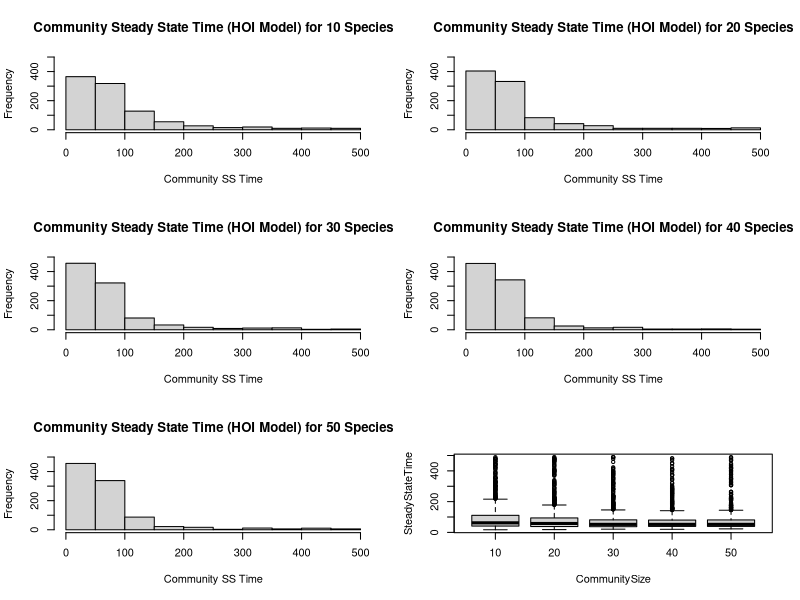
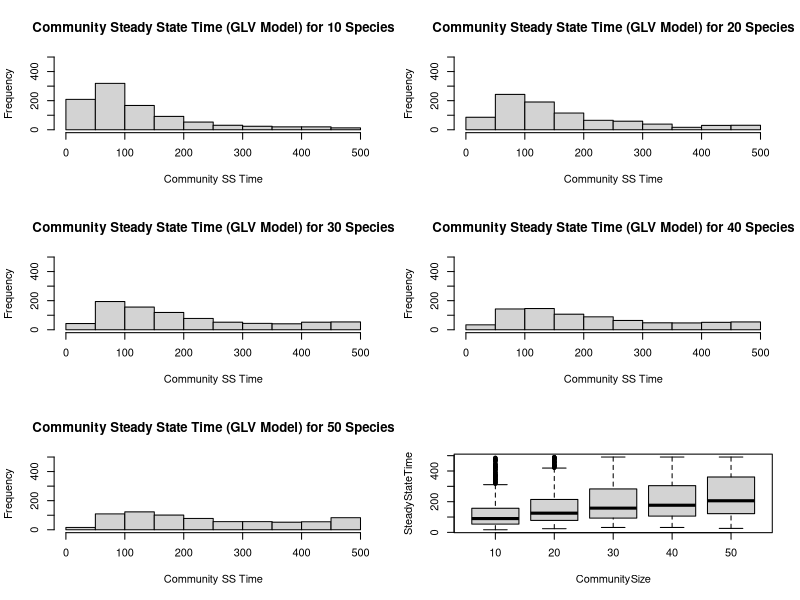

Write R code to recreate these figures, in order.
HOI_SS10 = read.csv('HOI_SS10.csv')
HOI_SS20 = read.csv('HOI_SS20.csv')
HOI_SS30 = read.csv('HOI_SS30.csv')
HOI_SS40 = read.csv('HOI_SS40.csv')
HOI_SS50 = read.csv('HOI_SS50.csv')

HOI_list = list(HOI_SS10,HOI_SS20,HOI_SS30,HOI_SS40,HOI_SS50)

CommunitySteadyStateDF <- data.frame()
#The order of HOI matrices stored in the list
HOI_i <- 10

#Loop through HOI_SS10, HOI_SS20...
for (HOI in HOI_list) {
  numOfEntries = nrow(HOI)
  #CommunitySteadyStateTime to store the time when the whole community has reached steady state
  CommunitySteadyStateTime <- matrix(nrow = numOfEntries, ncol = 2)
  colnames(CommunitySteadyStateTime) <- c('CommunitySize', 'SteadyStateTime')
  for (i in 1:numOfEntries) {
    #If there is NA in a particular row, this community combination did not reach SS within integration time. Move to next row
    if (!any(is.na(HOI[i,]))) {
      CommunitySteadyStateTime[i,1] <- HOI_i
      CommunitySteadyStateTime[i,2] <- max(HOI[i,2:ncol(HOI)])
    }
    else{
      CommunitySteadyStateTime[i,1] <- HOI_i
      CommunitySteadyStateTime[i,2] <- NA
    }
  }
  #Finished looping through an HOI matrix, store the CommunitySteadyStateTime vector to a list
  CommunitySteadyStateDF <-  rbind(CommunitySteadyStateDF,as.data.frame(CommunitySteadyStateTime))
  HOI_i <- HOI_i+10
}


#plot
par(mfrow = c(3,2))
#plot histogram for Community Steady State time for each of the community size 
hist(CommunitySteadyStateDF[CommunitySteadyStateDF$CommunitySize == 10,2], main = 'Community Steady State Time (HOI Model) for 10 Species', xlab = 'Community SS Time', ylim = c(0,500))
hist(CommunitySteadyStateDF[CommunitySteadyStateDF$CommunitySize == 20,2], main = 'Community Steady State Time (HOI Model) for 20 Species', xlab = 'Community SS Time', ylim = c(0,500))
hist(CommunitySteadyStateDF[CommunitySteadyStateDF$CommunitySize == 30,2], main = 'Community Steady State Time (HOI Model) for 30 Species', xlab = 'Community SS Time', ylim = c(0,500))
hist(CommunitySteadyStateDF[CommunitySteadyStateDF$CommunitySize == 40,2], main = 'Community Steady State Time (HOI Model) for 40 Species', xlab = 'Community SS Time', ylim = c(0,500))
hist(CommunitySteadyStateDF[CommunitySteadyStateDF$CommunitySize == 50,2], main = 'Community Steady State Time (HOI Model) for 50 Species', xlab = 'Community SS Time', ylim = c(0,500))
#plot boxplotboxplot(SteadyStateTime~CommunitySize ,data = CommunitySteadyStateDF)
boxplot(SteadyStateTime~CommunitySize ,data = CommunitySteadyStateDF)


##################################################################################
#Repeate exact process above one over on simulation data using original GLV model
##################################################################################
#Changing only data source. Variable names are not refactored
HOI_SS10 = read.csv('GLV_SS10.csv')
HOI_SS20 = read.csv('GLV_SS20.csv')
HOI_SS30 = read.csv('GLV_SS30.csv')
HOI_SS40 = read.csv('GLV_SS40.csv')
HOI_SS50 = read.csv('GLV_SS50.csv')

HOI_list = list(HOI_SS10,HOI_SS20,HOI_SS30,HOI_SS40,HOI_SS50)

CommunitySteadyStateDF <- data.frame()
#The order of HOI matrices stored in the list
HOI_i <- 10

#Loop through HOI_SS10, HOI_SS20...
for (HOI in HOI_list) {
  numOfEntries = nrow(HOI)
  #CommunitySteadyStateTime to store the time when the whole community has reached steady state
  CommunitySteadyStateTime <- matrix(nrow = numOfEntries, ncol = 2)
  colnames(CommunitySteadyStateTime) <- c('CommunitySize', 'SteadyStateTime')
  for (i in 1:numOfEntries) {
    #If there is NA in a particular row, this community combination did not reach SS within integration time. Move to next row
    if (!any(is.na(HOI[i,]))) {
      CommunitySteadyStateTime[i,1] <- HOI_i
      CommunitySteadyStateTime[i,2] <- max(HOI[i,2:ncol(HOI)])
    }
    else{
      CommunitySteadyStateTime[i,1] <- HOI_i
      CommunitySteadyStateTime[i,2] <- NA
    }
  }
  #Finished looping through an HOI matrix, store the CommunitySteadyStateTime vector to a list
  CommunitySteadyStateDF <-  rbind(CommunitySteadyStateDF,as.data.frame(CommunitySteadyStateTime))
  HOI_i <- HOI_i+10
}


#plot
par(mfrow = c(3,2))
#plot histogram for Community Steady State time for each of the community size 
hist(CommunitySteadyStateDF[CommunitySteadyStateDF$CommunitySize == 10,2], main = 'Community Steady State Time (GLV Model) for 10 Species', xlab = 'Community SS Time', ylim = c(0,500))
hist(CommunitySteadyStateDF[CommunitySteadyStateDF$CommunitySize == 20,2], main = 'Community Steady State Time (GLV Model) for 20 Species', xlab = 'Community SS Time', ylim = c(0,500))
hist(CommunitySteadyStateDF[CommunitySteadyStateDF$CommunitySize == 30,2], main = 'Community Steady State Time (GLV Model) for 30 Species', xlab = 'Community SS Time', ylim = c(0,500))
hist(CommunitySteadyStateDF[CommunitySteadyStateDF$CommunitySize == 40,2], main = 'Community Steady State Time (GLV Model) for 40 Species', xlab = 'Community SS Time', ylim = c(0,500))
hist(CommunitySteadyStateDF[CommunitySteadyStateDF$CommunitySize == 50,2], main = 'Community Steady State Time (GLV Model) for 50 Species', xlab = 'Community SS Time', ylim = c(0,500))
#plot boxplot
boxplot(SteadyStateTime~CommunitySize ,data = CommunitySteadyStateDF)



